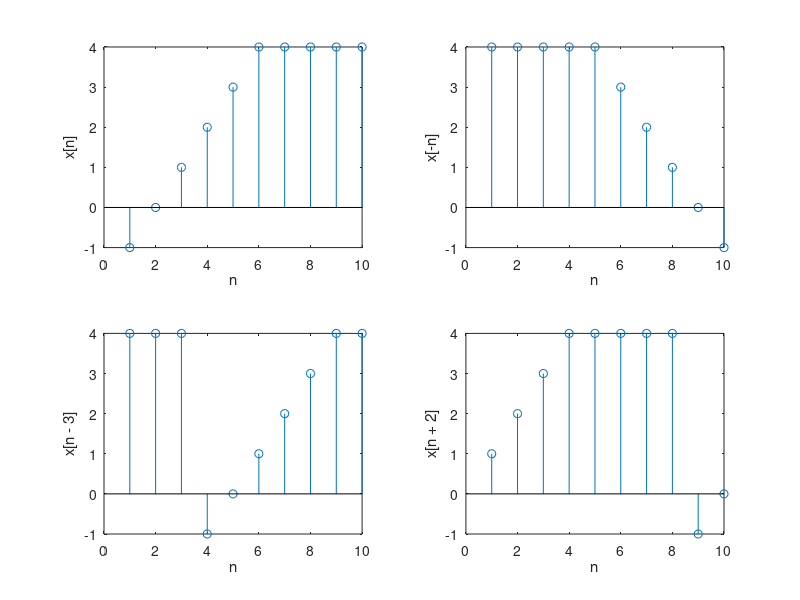

Recreate this plot in MATLAB.
% ch02/tutorial_problem_3.m

x = [-1 0 1 2 3 4 4 4 4 4];

figure();
subplot(221); stem(x); xlabel('n'); ylabel('x[n]');
subplot(222); stem(flip(x)); xlabel('n'); ylabel('x[-n]');
subplot(223); stem(shift(x, 3)); xlabel('n'); ylabel('x[n - 3]');
subplot(224); stem(shift(x, -2)); xlabel('n'); ylabel('x[n + 2]');
